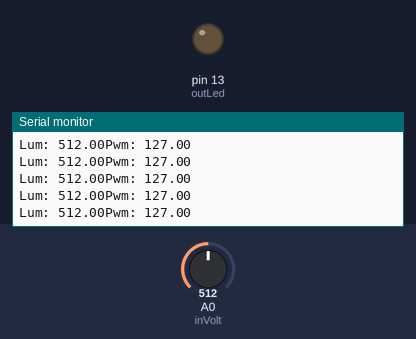
Recording of a sketch running on a simulated Arduino Uno, built with avr-gcc and run on an emulated ATmega328P. On the bench: output pins drawn as LEDs (lit = HIGH), the last lines printed to the serial monitor. The inputs (shaded band) are chosen by the test bench; at power-on: A0 (inVolt) = 512.

Above: at 1.2 s.
1.3 s: A0 (inVolt) set to 983
At 1.8 s:
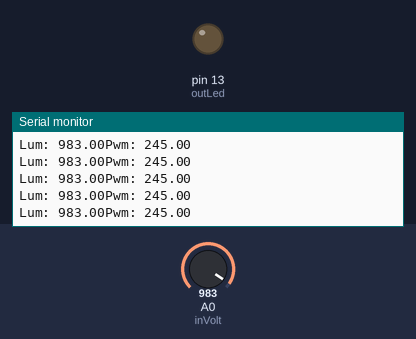
4.3 s: A0 (inVolt) set to 1010
At 5.3 s:
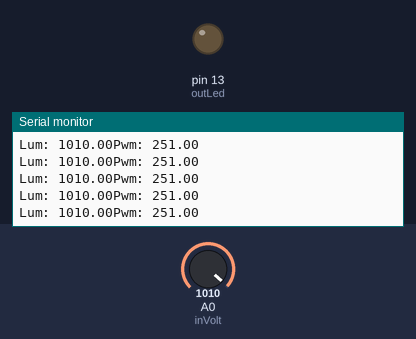
Timing chart, 0 to 7.3 s (numbered marks = the images above; inputs shaded):
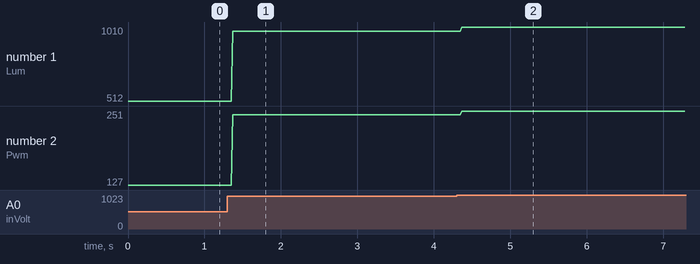

The sketch:

P6A2-Luminosidad.ino
```cpp
#define outLed 13    //Pin Digital 7 PWM
#define inVolt A0   //Pin digital de lectura 222

int volt = 0;
float luminosidad = 0;
float pwm = 0;

void setup() {
  pinMode(inVolt, INPUT);
  pinMode(outLed, OUTPUT);
  Serial.begin(9600);
}

void loop() {

  luminosidad = analogRead(inVolt);
  pwm = map(luminosidad, 0, 1023, 0, 255);

  Serial.print("Lum: ");
  Serial.print(luminosidad);
  Serial.print("Pwm: ");
  Serial.println(pwm);

  if(pwm < 190){
    analogWrite(outLed, HIGH);
  }else{
    analogWrite(outLed, LOW);
  }


}
```

Measured:
- after the input at 1.3 s, the serial monitor: prints a new line after 0.07 s (image 1)
- after the input at 4.3 s, the serial monitor: prints a new line after 0.07 s (image 2)
- plotted number 1: 512 → 983 after the input at 1.3 s, 983 → 1010 after the input at 4.3 s
- plotted number 2: 127 → 245 after the input at 1.3 s, 245 → 251 after the input at 4.3 s
